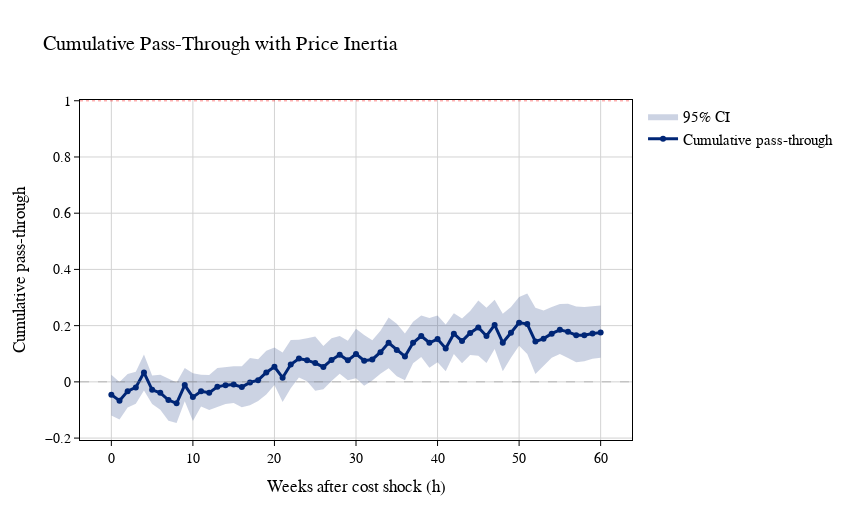

Notebook cell for this chart:
### Code cell
# -----------------------------
# 1) Settings
# -----------------------------
H = 60          # horizon to compute IRF/cumulative PT (should be > K_c due to inertia)
N_DRAWS = 3000   # parametric draws for CI (2000–5000 is usually fine)
SEED = 42

# -----------------------------
# 2) Helper: compute cum PT from a parameter vector
#    Model: d_lp_t = Σ β_k d_lc_{t-k} + Σ γ_j d_lp_{t-j} + ...
#    Shock: d_lc_t = 1, others 0
# -----------------------------
def cum_pt_from_params(beta, gamma, K_c, K_p, H):
    """
    beta: array length K_c+1 for d_lc_l0..d_lc_lKc
    gamma: array length K_p (for d_lp_l1..d_lp_lKp)
    returns: cumulative_pt (length H+1), irf_dp (Δp response, length H+1)
    """
    irf_dp = np.zeros(H + 1)
    irf_dp[0] = beta[0]

    for h in range(1, H + 1):
        bh = beta[h] if h <= K_c else 0.0
        ar = 0.0
        for j in range(1, min(K_p, h) + 1):
            ar += gamma[j - 1] * irf_dp[h - j]
        irf_dp[h] = bh + ar

    cumulative_pt = irf_dp.cumsum()
    return cumulative_pt, irf_dp


# -----------------------------
# 3) Point estimate curve
# -----------------------------
names = model.model.exog_names
idx = {n: i for i, n in enumerate(names)}
theta_hat = model.params.values

# Pull β and γ from the fitted model (point estimates)
beta_hat = np.array([model.params.get(f"d_lc_l{k}", 0.0) for k in range(K_c + 1)])
gamma_hat = np.array([model.params.get(f"d_lp_l{j}", 0.0) for j in range(1, K_p + 1)])

cumulative_pt, irf_dp = cum_pt_from_params(beta_hat, gamma_hat, K_c, K_p, H)


# -----------------------------
# 4) Correct 95% CI via parametric simulation
#    Draw θ ~ N(θhat, Vhat) using full cov matrix from the regression,
#    recompute curve each draw, take percentiles at each horizon.
# -----------------------------
V = model.cov_params().values
rng = np.random.default_rng(SEED)
draws = rng.multivariate_normal(theta_hat, V, size=N_DRAWS)

# Precompute indexes for the parameters we need in each draw
beta_idx = [idx[f"d_lc_l{k}"] for k in range(K_c + 1)]
gamma_idx = [idx[f"d_lp_l{j}"] for j in range(1, K_p + 1)]

cum_draws = np.zeros((N_DRAWS, H + 1))

for r in range(N_DRAWS):
    th = draws[r]
    beta_r = th[beta_idx]
    gamma_r = th[gamma_idx]
    cum_r, _ = cum_pt_from_params(beta_r, gamma_r, K_c, K_p, H)
    cum_draws[r] = cum_r

ci_lower = np.percentile(cum_draws, 2.5, axis=0)
ci_upper = np.percentile(cum_draws, 97.5, axis=0)

horizons = np.arange(H + 1)


# -----------------------------
# 5) Plot
# -----------------------------
fig = go.Figure()

fig.add_trace(
    go.Scatter(
        x=np.concatenate([horizons, horizons[::-1]]),
        y=np.concatenate([ci_upper, ci_lower[::-1]]),
        fill="toself",
        fillcolor="rgba(0, 38, 118, 0.2)",
        line=dict(color="rgba(255,255,255,0)"),
        showlegend=True,
        name="95% CI",
        hoverinfo="skip",
    )
)

fig.add_trace(
    go.Scatter(
        x=horizons,
        y=cumulative_pt,
        mode="lines+markers",
        name="Cumulative pass-through",
        line=dict(color=BERKELEY_BLUE, width=3),
        marker=dict(size=6, color=BERKELEY_BLUE),
    )
)

fig.add_hline(y=0, line_dash="dash", line_color="gray", line_width=1.5)
fig.add_hline(y=1, line_dash="dot", line_color="red", line_width=1.5)

fig.update_layout(
    title="Cumulative Pass-Through with Price Inertia",
    xaxis_title="Weeks after cost shock (h)",
    yaxis_title="Cumulative pass-through",
    font=dict(family="Times New Roman", size=14, color="black"),
    template="simple_white",
    xaxis=dict(
        showgrid=True, gridcolor="lightgray", zeroline=False,
        linecolor="black", linewidth=1, mirror=True,
        ticks="outside", tickwidth=1, tickcolor="black",
    ),
    yaxis=dict(
        showgrid=True, gridcolor="lightgray", zeroline=False,
        linecolor="black", linewidth=1, mirror=True,
        ticks="outside", tickwidth=1, tickcolor="black",
    ),
    legend=dict(
        x=1.02, y=1, xanchor="left", yanchor="top",
        font=dict(size=15), bgcolor="rgba(255,255,255,0)", bordercolor="rgba(0,0,0,0)",
    ),
    margin=dict(r=150),
    width=850,
    height=520,
)

fig.show()
fig.write_image(PLOT_FOLDER / "Cumulative_PassThrough.png")


# -----------------------------
# 6) Print a few horizons (more meaningful than K_p)
# -----------------------------
for h in [4, 13, 26, 52, 104, 200]:
    if h <= H:
        print(f"Pass-through at week {h}: {cumulative_pt[h]:.3f} "
              f"[{ci_lower[h]:.3f}, {ci_upper[h]:.3f}]")

### Figure 1 — Plotly figure (JSON) as saved in the notebook; plotly's stock layout.template omitted (floating-point values rounded to 4 significant figures)
{"data": [{"fill": "toself", "fillcolor": "rgba(0, 38, 118, 0.2)", "hoverinfo": "skip", "line": {"color": "rgba(255,255,255,0)"}, "name": "95% CI", "showlegend": true, "type": "scatter", "x": [0, 1, 2, 3, 4, 5, 6, 7, 8, 9, 10, 11, 12, 13, 14, 15, 16, 17, 18, 19, 20, 21, 22, 23, 24, 25, 26, 27, 28, 29, 30, 31, 32, 33, 34, 35, 36, 37, 38, 39, 40, 41, 42, 43, 44, 45, 46, 47, 48, 49, 50, 51, 52, 53, 54, 55, 56, 57, 58, 59, 60, 60, 59, 58, 57, 56, 55, 54, 53, 52, 51, 50, 49, 48, 47, 46, 45, 44, 43, 42, 41, 40, 39, 38, 37, 36, 35, 34, 33, 32, 31, 30, 29, 28, 27, 26, 25, 24, 23, 22, 21, 20, 19, 18, 17, 16, 15, 14, 13, 12, 11, 10, 9, 8, 7, 6, 5, 4, 3, 2, 1, 0], "y": [0.02564, -0.0004921, 0.02764, 0.03591, 0.09753, 0.02299, 0.02508, 0.01184, -0.001873, 0.049, 0.03048, 0.02486, 0.02435, 0.04926, 0.05297, 0.05581, 0.05576, 0.08503, 0.08002, 0.111, 0.1221, 0.104, 0.1486, 0.1501, 0.1553, 0.1618, 0.1279, 0.1548, 0.1627, 0.1462, 0.1893, 0.1664, 0.1484, 0.1815, 0.2294, 0.2064, 0.1717, 0.2137, 0.2364, 0.227, 0.2361, 0.2044, 0.2443, 0.2256, 0.2522, 0.2891, 0.2638, 0.2916, 0.242, 0.2666, 0.302, 0.314, 0.2637, 0.254, 0.266, 0.2771, 0.2781, 0.2679, 0.2662, 0.2683, 0.2717, 0.08548, 0.08213, 0.07294, 0.06992, 0.08444, 0.09932, 0.08547, 0.05604, 0.02774, 0.09902, 0.1287, 0.0857, 0.03759, 0.1166, 0.06708, 0.09309, 0.09551, 0.06611, 0.09908, 0.03814, 0.06988, 0.05004, 0.08815, 0.06613, 0.005788, 0.02025, 0.04825, 0.02898, 0.004476, -0.01358, 0.01272, 0.006114, 0.02889, 0.003389, -0.02652, -0.03196, 0.002024, 0.01575, -0.0224, -0.07209, -0.01124, -0.04536, -0.06787, -0.08326, -0.09057, -0.07491, -0.07833, -0.08904, -0.0998, -0.08725, -0.1396, -0.06892, -0.1464, -0.1386, -0.09943, -0.07876, -0.03119, -0.07791, -0.09131, -0.1339, -0.1195]}, {"line": {"color": "#002676", "width": 3}, "marker": {"color": "#002676", "size": 6}, "mode": "lines+markers", "name": "Cumulative pass-through", "type": "scatter", "x": [0, 1, 2, 3, 4, 5, 6, 7, 8, 9, 10, 11, 12, 13, 14, 15, 16, 17, 18, 19, 20, 21, 22, 23, 24, 25, 26, 27, 28, 29, 30, 31, 32, 33, 34, 35, 36, 37, 38, 39, 40, 41, 42, 43, 44, 45, 46, 47, 48, 49, 50, 51, 52, 53, 54, 55, 56, 57, 58, 59, 60], "y": [-0.04552, -0.06701, -0.03305, -0.01976, 0.03312, -0.02828, -0.03904, -0.06471, -0.07631, -0.01139, -0.05424, -0.03353, -0.03846, -0.01758, -0.0117, -0.009412, -0.01855, -0.001992, 0.005955, 0.03351, 0.05358, 0.01491, 0.0618, 0.08282, 0.07713, 0.06678, 0.05313, 0.07805, 0.09606, 0.07663, 0.09929, 0.07546, 0.07963, 0.1054, 0.1391, 0.1129, 0.09012, 0.139, 0.163, 0.1391, 0.1523, 0.1191, 0.1712, 0.145, 0.1741, 0.1932, 0.1631, 0.2024, 0.1395, 0.1746, 0.2107, 0.2055, 0.1432, 0.1538, 0.1715, 0.185, 0.1779, 0.1662, 0.1661, 0.1717, 0.1752]}], "layout": {"font": {"color": "black", "family": "Times New Roman", "size": 14}, "height": 520, "legend": {"bgcolor": "rgba(255,255,255,0)", "bordercolor": "rgba(0,0,0,0)", "font": {"size": 15}, "x": 1.02, "xanchor": "left", "y": 1, "yanchor": "top"}, "margin": {"r": 150}, "shapes": [{"line": {"color": "gray", "dash": "dash", "width": 1.5}, "type": "line", "x0": 0, "x1": 1, "xref": "x domain", "y0": 0, "y1": 0, "yref": "y"}, {"line": {"color": "red", "dash": "dot", "width": 1.5}, "type": "line", "x0": 0, "x1": 1, "xref": "x domain", "y0": 1, "y1": 1, "yref": "y"}], "title": {"text": "Cumulative Pass-Through with Price Inertia"}, "width": 850, "xaxis": {"gridcolor": "lightgray", "linecolor": "black", "linewidth": 1, "mirror": true, "showgrid": true, "tickcolor": "black", "ticks": "outside", "tickwidth": 1, "title": {"text": "Weeks after cost shock (h)"}, "zeroline": false}, "yaxis": {"gridcolor": "lightgray", "linecolor": "black", "linewidth": 1, "mirror": true, "showgrid": true, "tickcolor": "black", "ticks": "outside", "tickwidth": 1, "title": {"text": "Cumulative pass-through"}, "zeroline": false}}}
